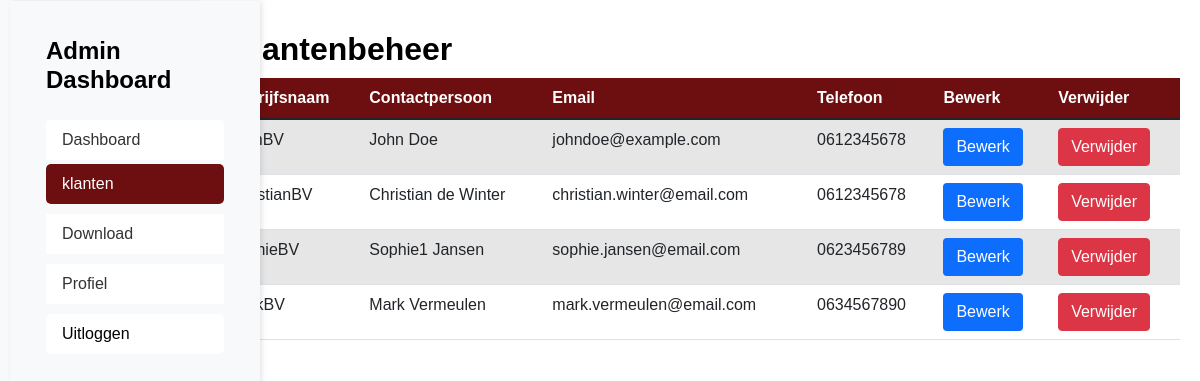
/admin-klant.php (signed in), run on an earlier commit of the app's database.
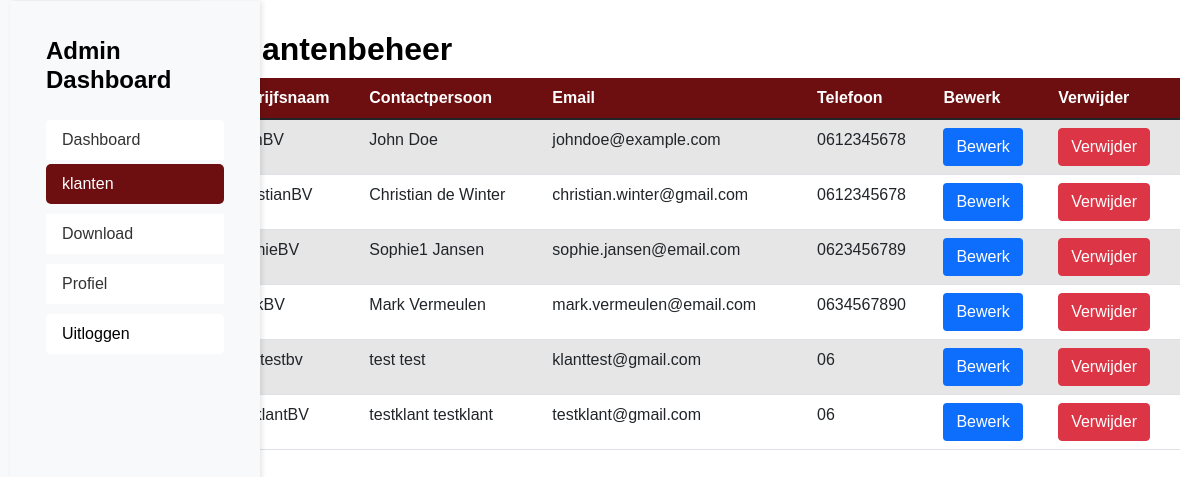
And on a later commit of the database.
### tables this page shows
CREATE TABLE `klant` (
                         `klant_id` int(11) NOT NULL,
                         `voornaam` varchar(255) NOT NULL,
                         `achternaam` varchar(255) NOT NULL,
                         `password` varchar(255) NOT NULL,
                         `role` varchar(50) NOT NULL DEFAULT 'klant',
                         `email` varchar(255) NOT NULL,
                         `telefoon` varchar(50) NOT NULL,
                         `bedrijfnaam` varchar(255) NOT NULL DEFAULT ''
);

### admin-klant.php (the view, shortened to what this page needs)
<?php
require __DIR__ . '/db/conn.php';
try {
    $klanten          = $pdo->query("SELECT * FROM klant")->fetchAll(PDO::FETCH_ASSOC);
} catch (PDOException $e) {
    die("Database fout: " . $e->getMessage());
}
?>
<!DOCTYPE html>
<html lang="nl">
<head>
</head>
<body>
  <?php include 'admin-sidebar.php'; ?>
  <main>
    <section id="clients">
      <h2>Klantenbeheer</h2>
      <table class="table table-striped">
        <thead>
          <tr>
            <th>Bedrijfsnaam</th>
            <th>Contactpersoon</th>
            <th>Email</th>
            <th>Telefoon</th>
            <th>Bewerk</th>
            <th>Verwijder</th>
          </tr>
        </thead>
        <tbody>
          <?php foreach ($klanten as $klant): ?>
            <tr>
              <td><?= htmlspecialchars($klant['bedrijfnaam']) ?></td>
              <td><?= htmlspecialchars($klant['voornaam']) ?> <?= htmlspecialchars($klant['achternaam']) ?></td>
              <td><?= htmlspecialchars($klant['email']) ?></td>
              <td><?= htmlspecialchars($klant['telefoon']) ?></td>
              <td>
                <button class="edit-btn btn btn-info"
                        data-klant_id="<?= $klant['klant_id'] ?>"
                        data-bedrijfnaam="<?= htmlspecialchars($klant['bedrijfnaam']) ?>"
                        data-voornaam="<?= htmlspecialchars($klant['voornaam']) ?>"
                        data-achternaam="<?= htmlspecialchars($klant['achternaam']) ?>"
                        data-email="<?= htmlspecialchars($klant['email']) ?>"
                        data-telefoon="<?= htmlspecialchars($klant['telefoon']) ?>">
                  Bewerk
                </button>
              </td>
              <td>
                <form method="post" onsubmit="return confirm('Weet je zeker dat je deze klant wilt verwijderen?');">
                  <button type="submit" class="btn btn-danger">Verwijder</button>
                </form>
              </td>
            </tr>
          <?php endforeach; ?>
        </tbody>
      </table>
    </section>
  </main>
</body>
</html>

What changed in the data, as far as the page shows it:
changed klant "ChristianBV": email "christian.winter@email.com" → "christian.winter@gmail.com"
added klant: bedrijfnaam "Klantestbv", voornaam "test", achternaam "test", email "klanttest@gmail.com", telefoon "06"
added klant: bedrijfnaam "testklantBV", voornaam "testklant", achternaam "testklant", email "testklant@gmail.com", telefoon "06"
